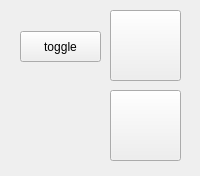
<?xml version="1.0" encoding="UTF-8"?>
<ui version="4.0">
 <class>MainWindow</class>
 <widget class="QMainWindow" name="MainWindow">
  <property name="geometry">
   <rect>
    <x>0</x>
    <y>0</y>
    <width>200</width>
    <height>176</height>
   </rect>
  </property>
  <property name="windowTitle">
   <string>MainWindow</string>
  </property>
  <widget class="QWidget" name="centralWidget">
   <widget class="QPushButton" name="pushButton_toggle">
    <property name="geometry">
     <rect>
      <x>20</x>
      <y>31</y>
      <width>81</width>
      <height>31</height>
     </rect>
    </property>
    <property name="text">
     <string>toggle</string>
    </property>
   </widget>
   <widget class="QPushButton" name="pushButton_bulb1">
    <property name="geometry">
     <rect>
      <x>110</x>
      <y>10</y>
      <width>71</width>
      <height>71</height>
     </rect>
    </property>
    <property name="text">
     <string/>
    </property>
    <property name="icon">
     <iconset resource="images.qrc">
      <normaloff>:/images/icons/bulb-off-48.png</normaloff>:/images/icons/bulb-off-48.png</iconset>
    </property>
    <property name="iconSize">
     <size>
      <width>48</width>
      <height>48</height>
     </size>
    </property>
   </widget>
   <widget class="QPushButton" name="pushButton_bulb1_2">
    <property name="geometry">
     <rect>
      <x>110</x>
      <y>90</y>
      <width>71</width>
      <height>71</height>
     </rect>
    </property>
    <property name="text">
     <string/>
    </property>
    <property name="icon">
     <iconset resource="images.qrc">
      <normaloff>:/images/icons/bulb-off-48.png</normaloff>
      <normalon>:/images/icons/bulb-on-48.png</normalon>:/images/icons/bulb-off-48.png</iconset>
    </property>
    <property name="iconSize">
     <size>
      <width>48</width>
      <height>48</height>
     </size>
    </property>
    <property name="checkable">
     <bool>true</bool>
    </property>
   </widget>
  </widget>
 </widget>
 <layoutdefault spacing="6" margin="11"/>
 <resources>
  <include location="images.qrc"/>
 </resources>
 <connections/>
</ui>
